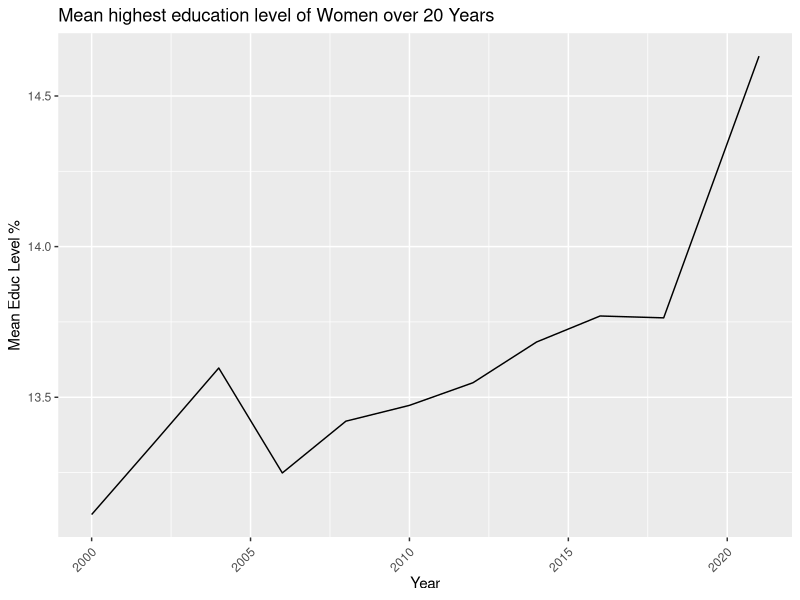
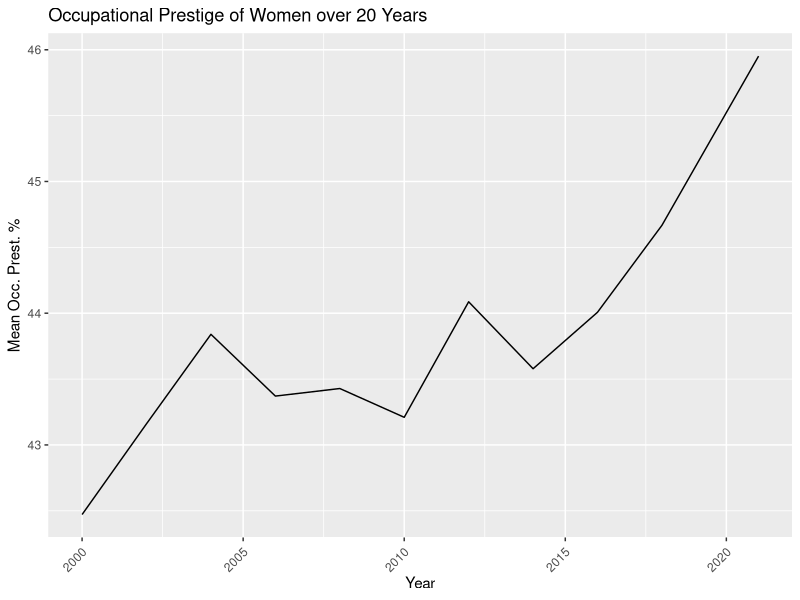
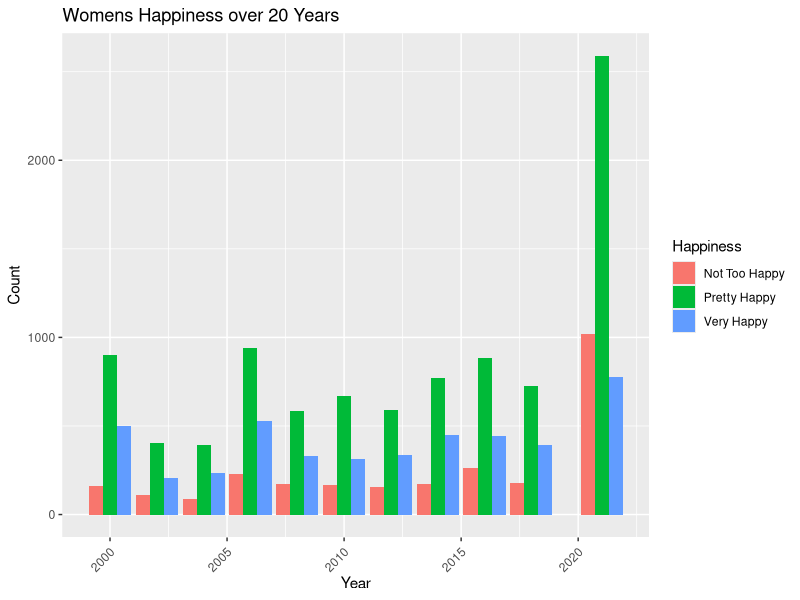

Write the R code that produced these figures, in order.
## ---- chunk 1
#| include: false
#| warning: false
#| message: false

#### Initialize quarto workspace by reading csv's ####
library(tidyverse)
library(here)

gss2000_cleaned <- read.csv(here::here("outputs/data/gss2000_cleaned.csv"))
gss2002_cleaned <- read.csv(here::here("outputs/data/gss2002_cleaned.csv"))
gss2004_cleaned <- read.csv(here::here("outputs/data/gss2004_cleaned.csv"))
gss2006_cleaned <- read.csv(here::here("outputs/data/gss2006_cleaned.csv"))
gss2008_cleaned <- read.csv(here::here("outputs/data/gss2008_cleaned.csv"))
gss2010_cleaned <- read.csv(here::here("outputs/data/gss2010_cleaned.csv"))
gss2012_cleaned <- read.csv(here::here("outputs/data/gss2012_cleaned.csv"))
gss2014_cleaned <- read.csv(here::here("outputs/data/gss2014_cleaned.csv"))
gss2016_cleaned <- read.csv(here::here("outputs/data/gss2016_cleaned.csv"))
gss2018_cleaned <- read.csv(here::here("outputs/data/gss2018_cleaned.csv"))
gss2021_cleaned <- read.csv(here::here("outputs/data/gss2021_cleaned.csv"))
merged_gss <- read.csv(here::here("outputs/data/merged_gss.csv"))

## ---- chunk 2
#| label: fig-1
#| fig-cap: caption goes here
#| echo: false
#| warning: false

library(tidyverse) 

## mean education level over 20 yrs ##

merged_gss |> group_by(Year) |> summarize(mean= mean(Highest_Educ_Level, na.rm = TRUE)) |>
  ggplot(aes(x = Year, y = mean)) +
  geom_line(group = 1) +
  theme(axis.text.x = element_text(angle = 45, vjust = 0.9, hjust=1)) +
  labs(
    title = "Mean highest education level of Women over 20 Years",
    x = "Year",
    y = "Mean Educ Level %"
  ) 
## ---- chunk 3
#| label: fig-2
#| fig-cap: caption goes here
#| echo: false
#| warning: false

## mean occ. prestige pct over 20 years ##

merged_gss |> group_by(Year) |> summarize(mean = mean(Occupational_Prestige_Pct, na.rm = TRUE)) |>
  ggplot(aes(x = Year, y = mean)) +
  geom_line(group = 1) +
  theme(axis.text.x = element_text(angle = 45, vjust = 0.9, hjust=1)) +
  labs(
    title = "Occupational Prestige of Women over 20 Years",
    x = "Year",
    y = "Mean Occ. Prest. %"
  ) 
## ---- chunk 4
#| label: fig-3
#| fig-cap: caption goes here
#| echo: false
#| warning: false

library(tidyverse)

merged_gss |> group_by(Year) |> filter(!is.na(Happiness)) |> count(Happiness) |>
  ggplot(aes(x = Year, y = n, fill = Happiness)) +
  geom_col(position = "dodge") +
  theme(axis.text.x = element_text(angle = 45, vjust = 0.9, hjust=1)) +
  labs(
    title = "Womens Happiness over 20 Years",
    x = "Year",
    y = "Count"
  )
